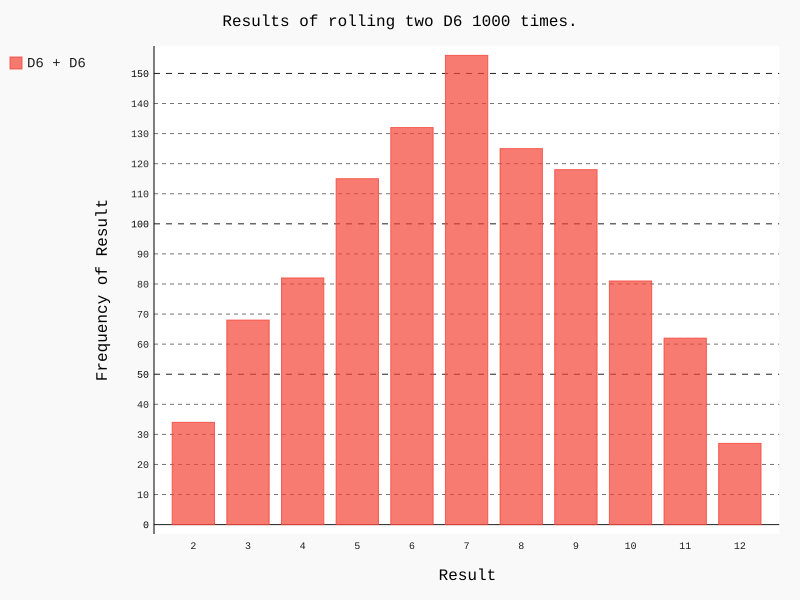

Write the Python code that produced this figure.
#!/usr/bin/env python3

import pygal
from die import Die


# Cria dois dados D6:
die_1 = Die()
die_2 = Die()

# Faz alguns lançamentos e armazena os resultados em uma lista:
results = []

for roll_num in range(1000):
    result = die_1.roll() + die_2.roll()
    results.append(result)

# Analisa os resultados:
frequencies = []
max_result = die_1.num_sides + die_2.num_sides

for value in range(2, max_result + 1):
    frequency = results.count(value)
    frequencies.append(frequency)

# Visualiza os resultados:
hist = pygal.Bar()
hist.title = "Results of rolling two D6 1000 times."
hist.x_labels = ['2', '3', '4', '5', '6', '7', '8', '9', '10', '11', '12']
hist.x_title = "Result"
hist.y_title = "Frequency of Result"
hist.add('D6 + D6', frequencies)
hist.render_to_file('dice_visual.svg')
